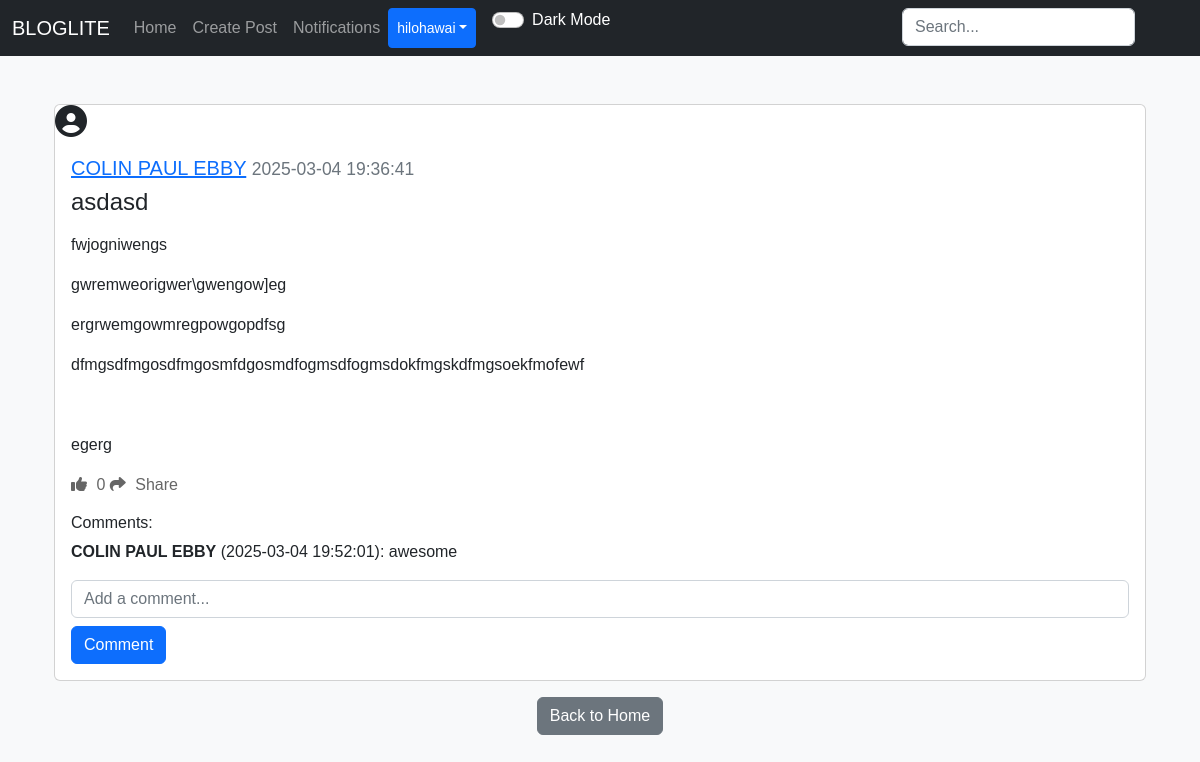
Before: /post/4 (signed in) with the older database file.
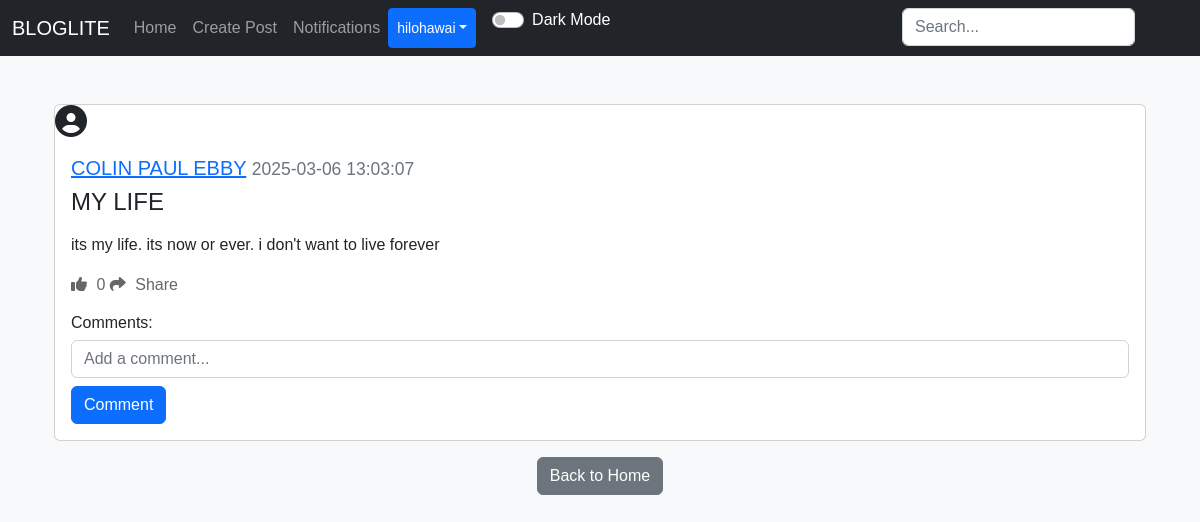
After: the same page with the newer database file.
### applicaton/models.py (models this page shows)
class Post(db.Model):
    id = db.Column(db.Integer, primary_key=True)
    title = db.Column(db.String(150), nullable=False)  # Add title field
    text = db.Column(db.Text, nullable=False)
    date_created = db.Column(db.DateTime(timezone=True), default=func.now())
    author = db.Column(db.Integer, db.ForeignKey('user.id'), nullable=False)
    category_id = db.Column(db.Integer, db.ForeignKey('category.id'), nullable=True)
    comments = db.relationship("Comment", backref="post", cascade="all, delete")
    likes = db.relationship("Like", backref="post", cascade="all, delete")

class Comment(db.Model):
    id = db.Column(db.Integer, primary_key=True)
    text = db.Column(db.String(20), nullable=False)
    date_created = db.Column(db.DateTime(timezone=True), default=func.now())
    author = db.Column(db.Integer, db.ForeignKey('user.id'), nullable=False)
    post_id = db.Column(db.Integer, db.ForeignKey('post.id'), nullable=False)

class User(db.Model, UserMixin):
    id = db.Column(db.Integer, primary_key=True)
    email = db.Column(db.String(150), unique=True)
    username = db.Column(db.String(150), unique=True)
    password = db.Column(db.String(150))
    date_created = db.Column(db.DateTime(timezone=True), default=func.now())
    profile_picture = db.Column(db.String(150), nullable=True)
    posts = db.relationship("Post", backref="user", cascade="all, delete")
    comments = db.relationship("Comment", backref="user", cascade="all, delete")
    likes = db.relationship("Like", backref="user", cascade="all, delete")
    followers = db.relationship("Follower", foreign_keys=[Follower.user_id], backref="followed_user", lazy="dynamic")
    following = db.relationship("Follower", foreign_keys=[Follower.follower_id], backref="follower", lazy="dynamic")
    notifications = db.relationship("Notification", backref="user", cascade="all, delete", lazy="dynamic")

### applicaton/views.py (the view)
@views.route("/post/<id>")
@login_required
def view_post(id):
    post = Post.query.get(id)
    if not post:
        flash("Post does not exist", category="error")
        return redirect(url_for('views.home'))
    return render_template("view_post.html", user=current_user, post=post, User=User)

### applicaton/templates/view_post.html (shortened to what this page needs)
{% extends "nav.html" %}
{% block content %}
<div class="container mt-5">
    <div class="card mb-3">
        <div class="profile-pic-container mr-3">
            {% if post.user.profile_picture %}
                <img src="{{ url_for('static', filename='uploads/' + post.user.profile_picture) }}" alt="Profile Picture" class="profile-pic">
            {% else %}
                <i class="fas fa-user-circle fa-2x"></i>
            {% endif %}
        </div>
        <div class="card-body">
            <h5 class="card-title">
                <a href="{{ url_for('views.post', username=post.user.username) }}">{{ post.user.username }}</a>
                <small class="text-muted">{{ post.date_created }}</small>
            </h5>
            <h4>{{ post.title }}</h4>
            <p class="card-text">{{ post.text | safe }}</p>
            <div>
                <a href="#" class="like-btn" data-post-id="{{ post.id }}">
                    <i class="fas fa-thumbs-up"></i> <span class="like-count">{{ post.likes|length }}</span>
                </a>
                <a href="#" class="share-btn ml-3" data-post-id="{{ post.id }}" data-bs-toggle="modal" data-bs-target="#shareModal">
                    <i class="fas fa-share"></i> Share
                </a>
            </div>
            <h6 class="mt-3">Comments:</h6>
            <div id="comments">
                {% for comment in post.comments %}
                    <p id="comment-{{ comment.id }}">
                        <strong>{{ comment.user.username }}</strong> ({{ comment.date_created }}): {{ comment.text }}
                    </p>
                {% endfor %}
            </div>
            <form id="comment-form" method="POST">
                <div class="form-group">
                    <input type="text" name="text" id="comment-text" class="form-control" placeholder="Add a comment...">
                    <button type="submit" class="btn btn-primary mt-2">Comment</button>
                </div>
            </form>
        </div>
    </div>
    <div align="center">
        <a href="{{ url_for('views.home') }}"><button type="button" class="btn btn-secondary">Back to Home</button></a>
    </div>
</div>
{% endblock %}

Changed rows visible on the page:
no longer on this page (row edited): Comment: user.username "COLIN PAUL EBBY", date_created "2025-03-04 19:52:01", text "awesome"
changed Post: date_created "2025-03-04 19:36:41" → "2025-03-06 13:03:07"; title "asdasd" → "MY LIFE"; text "fwjogniwengs gwremweorigwer\\gwengow]eg ergrwemgowmregpowgopdfsg dfmgsdfmgosdfmgosmfdgosmdfogmsdfogmsdokfmgskdfmgsoekfmofewf egerg" → "its my life. its now or ever. i don't want to live forever"
